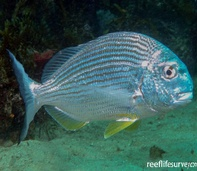
#> input picture image/fish._content_aware_resize.jpg, 197 x 171 px, shrunk from 1000 x 866 before the run
$ python content-aware-resize.py image/fish._content_aware_resize.jpg 5 5   (older library calls are emulated)
#> lines starting #> are read from the running program, lines starting #| are printed output that depends on the picture
import cv2
import numpy as np

import sys
import os
import logging
from datetime import datetime

logging.basicConfig(
    stream=sys.stdout,
    format='%(asctime)s %(levelname)s:%(message)s',
    level=logging.INFO,
    datefmt='%I:%M:%S')

def gaussian_blur(img):
    return cv2.GaussianBlur(img, (3, 3), 0, 0)

def x_gradient(img):
    '''
    Sobel filter: used for computing the gradient, more resistant to noise
    (img, img's depth, compute dx?, computer dy?, kernel size, ...)
    '''
    return cv2.Sobel(img, cv2.CV_64F, 1, 0, ksize=3, scale=1, delta=0, borderType=cv2.BORDER_DEFAULT)


def y_gradient(img):
    return cv2.Sobel(img, cv2.CV_64F, 0, 1, ksize=3,
                     scale=1, delta=0, borderType=cv2.BORDER_DEFAULT)

# computer energy function
def energy(img):
    blurred = gaussian_blur(img)
    gray = cv2.cvtColor(blurred, cv2.COLOR_BGR2GRAY)
    dx = x_gradient(gray)
    dy = y_gradient(gray)
    # final energy = x_grad + y_grad
    return cv2.add(np.absolute(dx), np.absolute(dy))

def calc_optimum_dynamics(energies):
    h, w = energies.shape[:2]
    dynamics = np.zeros((h, w)) # dynamics's shape [502 ,750]

    for i in range(0, w): # 0, 1, ..., w-1
        dynamics[h - 1, i] = energies[h - 1, i]

    for curr_row in range(h -2, -1, -1): # h-2, h-1, ..., 0
        for curr_col in range(0, w): # 0, 1, ..., w-1
            curr_min = dynamics[curr_row + 1, curr_col] + energies[curr_row + 1, curr_col]

            for delta in range(-1, 3, 2): # -1, 1
                if delta + curr_col < w and delta + curr_col >= 0:
                    val_to_exam = dynamics[curr_row + 1, curr_col + delta] + energies[curr_row, curr_col]
                    if (curr_min > val_to_exam) :
                        curr_min = val_to_exam
            dynamics[curr_row, curr_col] = curr_min
    return dynamics

def get_w(optimum_energies, seam_energies, i, j, row):
    return seam_energies[row, i] * optimum_energies[row + 1, j]

def calc_matches(energies, optimum_energies, seam_energies, row):
    matches = np.zeros(energies.shape[1])
    matches[0] = get_w(optimum_energies, seam_energies, 0, 0, row)
    matches[1] = max(matches[0] + get_w(optimum_energies, seam_energies, 1, 1, row), get_w(optimum_energies, seam_energies, 0, 1, row) + get_w(optimum_energies, seam_energies, 1, 0, row))

    for col in range(2, energies.shape[1]):
        w1 = matches[col - 1] + get_w(optimum_energies, seam_energies, col, col, row)
        w2 = matches[col - 2] + get_w(optimum_energies, seam_energies, col, col - 1, row) + get_w(optimum_energies, seam_energies, col - 1, col, row)
        matches[col] = max(w1, w2)
    return matches

def increase_seams(energies, optimum_energies, matches, seam_energies, seams, row):
    x = energies.shape[1] - 1
    while x >= 0:
        last_match = 0
        if x != 0:
            last_match = matches[x - 1]

        if matches[x] == last_match + get_w(optimum_energies, seam_energies, x, x, row):
            seams[x].append(x)
            seam_energies[row + 1, x] = seam_energies[row, x] + energies[row + 1, x]
            x = x - 1
        else:
            seams[x - 1].append(x)
            seams[x].append(x - 1)

            temp = seams[x]
            seams[x] = seams[x - 1]
            seams[x - 1] = temp

            seam_energies[row + 1, x - 1] = seam_energies[row, x] + energies[row + 1, x - 1]
            seam_energies[row + 1, x] = seam_energies[row, x - 1] + energies[row + 1, x]

            x = x - 2

    return  seam_energies, seams

def get_seams(img, delta):
    print("start resizing")

    # Get the energy of each pixel
    energies = energy(img) # energies's shape [502, 750]

    # Create and compute the DP form
    optimum_energies = calc_optimum_dynamics(energies) # optimum_energies's shape [502, 750]

    # print("optimum_energies: shape[" , optimum_energies.shape[:2], "]\n", optimum_energies)

    # Initial the seams list
    seams = [] # seams's shape [750, 502]
    for i in range(0, energies.shape[1]):
        seams.append([])

    seam_energies = np.zeros((img.shape[0], img.shape[1])) # seams_energies's shape [502, 750]

    for i in range(0, energies.shape[1]):
        seam_energies[0, i] = energies[0, i]
        seams[i].append(i)

    # print("seam_energies\n", seam_energies)
    # print("seams: shape[", np.shape(seams), "]\n", seams)

    # Get seams by making bipartite matching
    for row in range(0, energies.shape[0] - 1):
        matches = calc_matches(energies, optimum_energies, seam_energies, row)
        seam_energies, seams = increase_seams(energies, optimum_energies, matches, seam_energies, seams, row)

    # print("seam_energies\n", seam_energies)
    # print("seams: shape[", np.shape(seams), "]\n", seams[0])
    weighted_seams = []

    # To sort the seams by its weight
    for i in range(0, energies.shape[1]):
        weighted_seams.append((seam_energies[energies.shape[0] - 1, i], seams[i]))

    # for i in range(0, energies.shape[1]):
    #         print("weighted_seams\n", weighted_seams[i][0])

    weighted_seams = sorted(weighted_seams, key=lambda weighted_seams: weighted_seams[0])

    # for i in range(0, energies.shape[1]):
    #     print("weighted_seams\n", weighted_seams[i][0])

    res = []

    for i in range(0, delta):
        res.append(weighted_seams[i][1])

    return res

def process_seams(img, seams, delete_mode):
    print("Process image...")
    if delete_mode:
        w_delta = np.shape(seams)[0] * -1
    else:
        w_delta = np.shape(seams)[0] * 1
    print("w_delta ", w_delta)
    out = np.zeros((np.shape(img)[0], np.shape(img)[1] + w_delta, 3), np.uint8)

    for row in range(0, np.shape(img)[0]):
        pool = []
        for seam in seams:
            pool.append(seam[np.shape(img)[0] - row - 1])

        pool.sort()

        delta = 0
        curr_pix = 0
        for col in range(0, np.shape(img)[1]):
            if curr_pix < np.shape(pool)[0] and col == pool[curr_pix]:
                curr_pix = curr_pix + 1
                if delete_mode:
                    delta = delta - 1
                else:
                    delta = delta + 1

                if delete_mode:
                    continue

                out[row, col + delta - 1, :] = img[row, col, :]

            out[row, col + delta, :] = img[row, col, :]

    print("Process image done")
    return out

def _resize_width(img, delta):
    if delta == 0:
        print("This side's delta is 0, so do nothing")
        return img
    # Start to resizing
    seams = get_seams(img, abs(delta))
    return process_seams(img, seams, delta < 0)

def resize(img, width=None, height=None):
    result = np.copy(img) # img's shape [502, 750]

    # Get original image width and height
    origin_img_height, origin_img_width = img.shape[:2]

    # Compute the scaling of width and height
    w_delta = width - origin_img_width
    h_delta = height - origin_img_height
    if w_delta < 0:
        w_delta = min(abs(w_delta), origin_img_width) * -1
    else:
        w_delta = min(abs(w_delta), origin_img_width) * 1

    if h_delta < 0:
        h_delta = min(abs(h_delta), origin_img_height) * -1
    else:
        h_delta = min(abs(h_delta), origin_img_height) * 1

    print("w_delta: " + str(w_delta) + ", h_delta: " + str(h_delta))

    # We do not transpose the result to make one orientaiton (row or col) calculation

    print("From (" + str(origin_img_height)  + "," + str(origin_img_width) + ")" + " resize to (" + str(height) + "," + str(width) + ")")

    # Start to resizing
    print("Resizing one side")

    result = _resize_width(result, w_delta)

    print("Resizing another side")

    h, w, d = np.shape(result)
    temp_result = np.zeros((w, h, d), np.uint8)
    temp_result[:, :, 0] = result[:, :, 0].transpose()
    temp_result[:, :, 1] = result[:, :, 1].transpose()
    temp_result[:, :, 2] = result[:, :, 2].transpose()

    print(np.shape(result), " transpose to ", np.shape(temp_result))

    temp_result = _resize_width(temp_result, h_delta)

    h, w, d = np.shape(temp_result)
    result = np.zeros((w, h, d), np.uint8)
    result[:, :, 0] = temp_result[:, :, 0].transpose()
    result[:, :, 1] = temp_result[:, :, 1].transpose()
    result[:, :, 2] = temp_result[:, :, 2].transpose()

    # give output image name
    name = sys.argv[1][:-3] + '_content_aware_resize.jpg'
    cv2.imwrite(name, result)
    # show the computing time
    logging.info("Processing took %f sec" % ((datetime.now() - start_time).total_seconds()))

    print ('Press any key to close the window.')

    cv2.imshow('seam', result)
    cv2.waitKey(0)
    cv2.destroyAllWindows()


def usage(program_name):
    '''Usage: python {} image [--interactive] [new_width new_height]

    --interactive        After starting the program, click in the window to pick
                         the height and width to resize to. Once you've made
                         your final selection, press any key to start the seam
                         carving process.
    new_width            The width to resize the image to.
    new_height           The height to resize the image to.
    '''
    #print (''.format(program_name))

if __name__ == '__main__':
    img = cv2.imread(sys.argv[1])
#> img is the input picture: shape (171, 197, 3); mean B, G, R 85.3, 89.7, 55.7
    logging.info("Processing image")
    start_time = datetime.now()
    if len(sys.argv) == 4:
        resize(img, int(sys.argv[2]), int(sys.argv[3]))
#| w_delta: -192, h_delta: -166
#| From (171,197) resize to (5,5)
#> in energy, `gray = cv2.cvtColor(blurred, cv2.COLOR_BGR2GRAY)`:
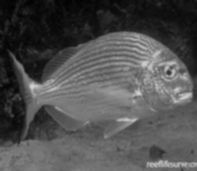
#> gray: shape (171, 197); min 2, max 211, mean 79
#> in y_gradient, `return cv2.Sobel(img, cv2.CV_64F, 0, 1, ksize=3, scale=1, delta=0, bor..`:
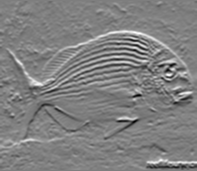
#> returned value: shape (171, 197) float64; min -305, max 308, mean 4.6; drawn with min black and max white
#> in energy, `return cv2.add(np.absolute(dx), np.absolute(dy))`:
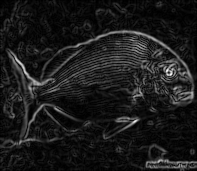
#> returned value: shape (171, 197) float64; min 0, max 538, mean 57.4; drawn with min black and max white
#> after the loop in calc_optimum_dynamics, `for curr_row in range(h -2, -1, -1):`:
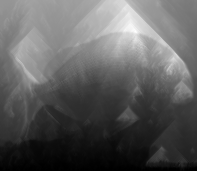
#> dynamics: shape (171, 197) float64; min 0, max 4544, mean 1672; drawn with min black and max white
#> the loop in get_seams, `for row in range(0, energies.shape[0] - 1):` made 170 passes
#> pass 1, in get_seams, `seam_energies, seams = increase_seams(energies, optimum_energies, matc..`:
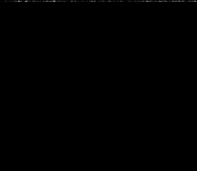
#> seam_energies: shape (171, 197) float64; min 0, max 126, mean 0.3
#> pass 3, in get_seams, `seam_energies, seams = increase_seams(energies, optimum_energies, matc..`:
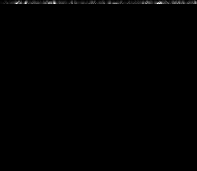
#> seam_energies: shape (171, 197) float64; min 0, max 290, mean 1.2; drawn with min black and max white
#> after the loop in get_seams, `for row in range(0, energies.shape[0] - 1):`:
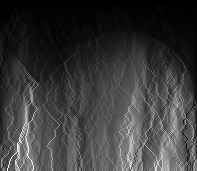
#> seam_energies: shape (171, 197) float64; min 0, max 21694, mean 4973.3; drawn with min black and max white
#> after the loop in get_seams, `for i in range(0, energies.shape[1]):`: weighted_seams = 197 items
#> after the loop in get_seams, `for i in range(0, delta):`: res = 192 items
#| w_delta  -192
#| (171, 5, 3)  transpose to  (5, 171, 3)
#| w_delta  -166
    else:
        usage(sys.argv[0])
        sys.exit(1)
